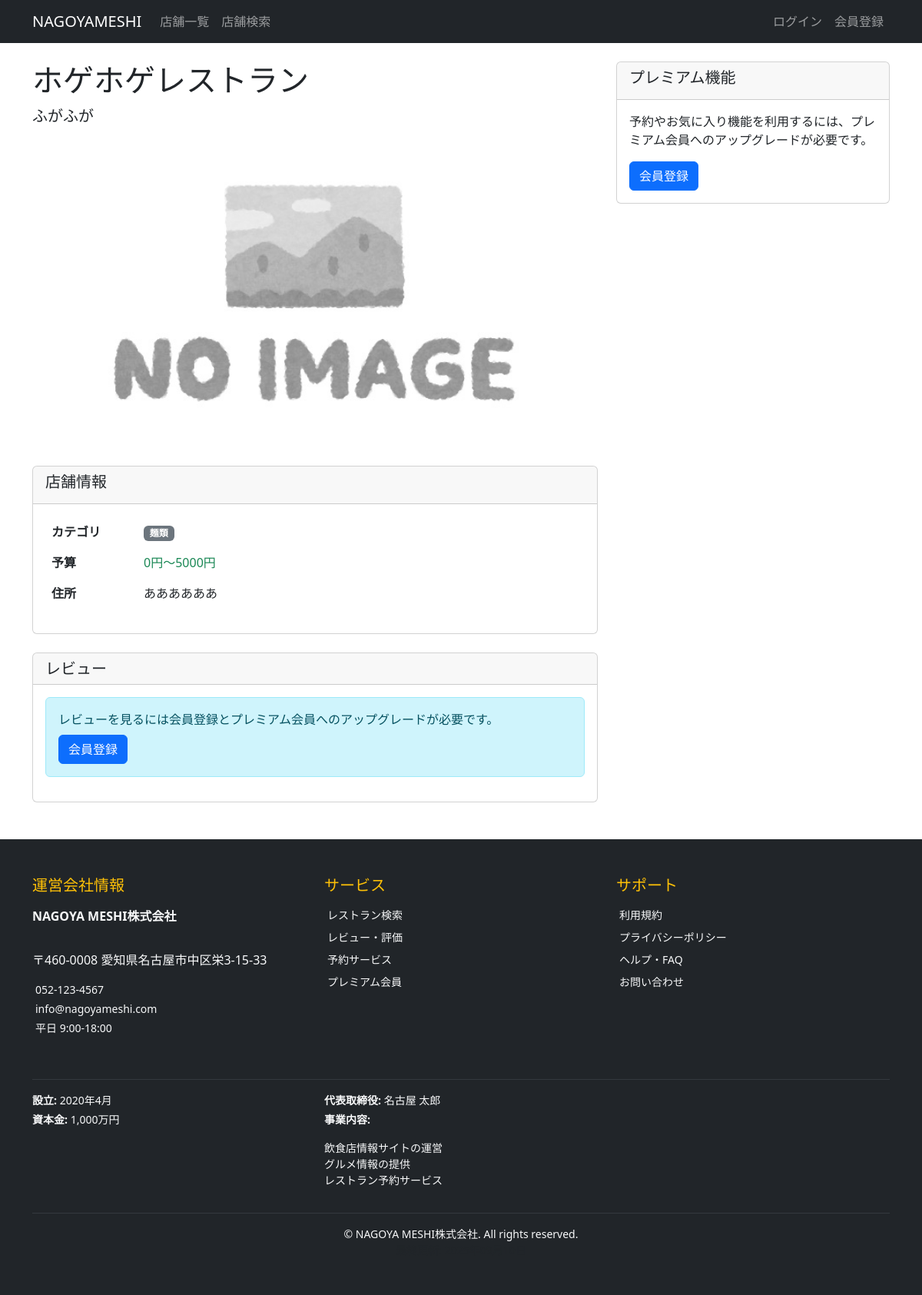
The app's page /2/, older data.
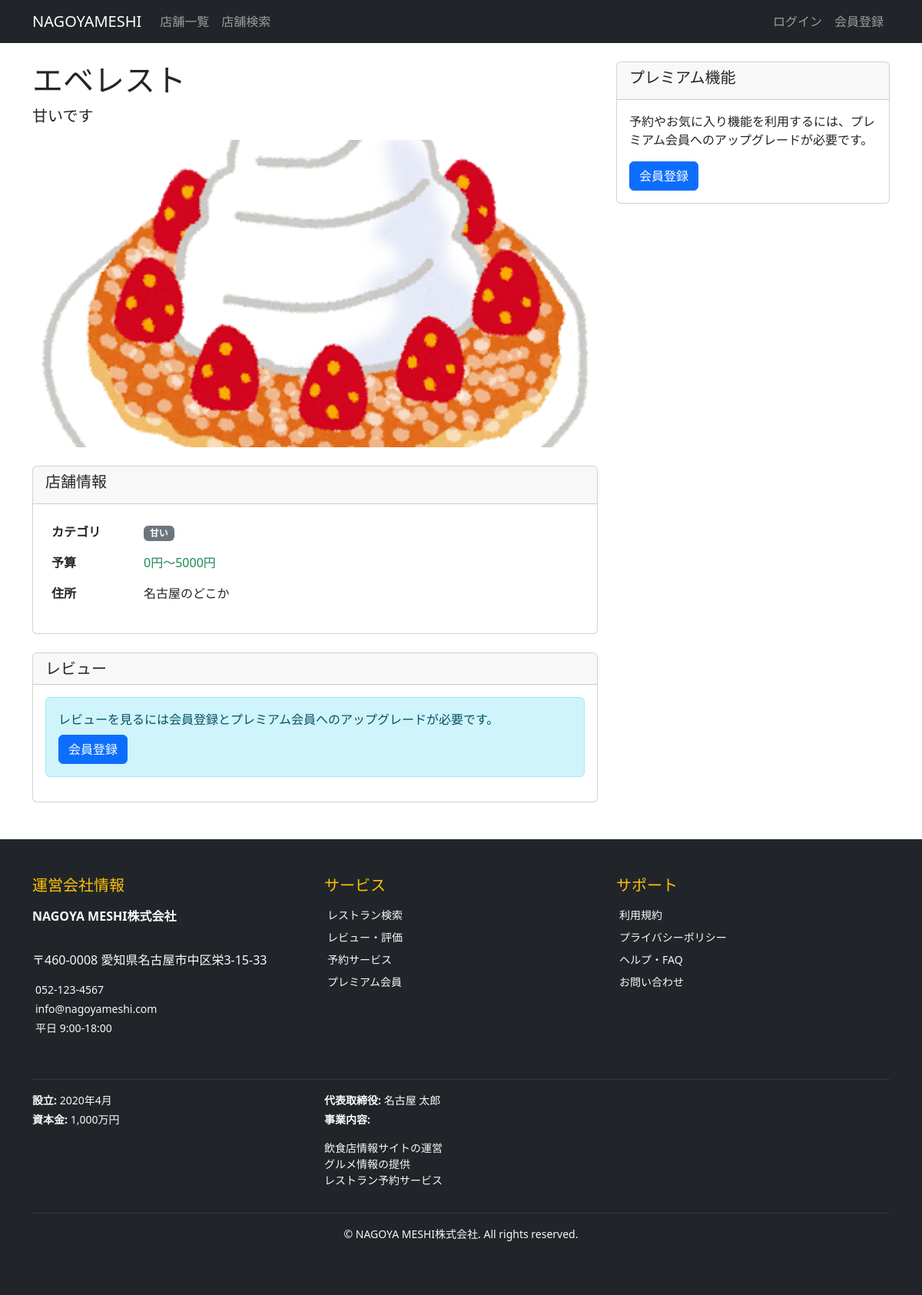
The same page, newer data.
### restaurants/models.py (models this page shows, shortened)
class Restaurant(models.Model):
    name = models.CharField('店舗名', max_length=100)
    description = models.TextField('説明', blank=True)
    category = models.ForeignKey(Category, verbose_name='カテゴリ', on_delete=models.PROTECT)
    postal_code = models.CharField('郵便番号', max_length=8, blank=True)
    address = models.TextField('住所')
    phone_number = models.CharField('電話番号', max_length=15, blank=True)
    opening_hours = models.CharField('営業時間', max_length=100, blank=True)
    closed_days = models.CharField('定休日', max_length=100, blank=True)
    budget_min = models.PositiveIntegerField(
        '予算下限',
        validators=[MinValueValidator(0)],
        default=0,
        help_text='最低予算（円）'
    )
    budget_max = models.PositiveIntegerField(
        '予算上限',
        validators=[MinValueValidator(0)],
        default=5000,
        help_text='最高予算（円）'
    )
    image = models.ImageField('メイン画像', upload_to='restaurants/', blank=True, null=True)
    is_active = models.BooleanField('公開中', default=True)
    created_at = models.DateTimeField('作成日時', auto_now_add=True)
    updated_at = models.DateTimeField('更新日時', auto_now=True)
    class Meta:
        verbose_name = '店舗'
        verbose_name_plural = '店舗'
        ordering = ['-created_at']

### categories/models.py (models this page shows, shortened)
class Category(models.Model):
    name = models.CharField('カテゴリ名', max_length=50, unique=True)
    description = models.TextField('説明', blank=True)
    created_at = models.DateTimeField('作成日時', auto_now_add=True)
    updated_at = models.DateTimeField('更新日時', auto_now=True)
    class Meta:
        verbose_name = 'カテゴリ'
        verbose_name_plural = 'カテゴリ'
        ordering = ['name']

### restaurants/views.py (the view, shortened to what this page needs)
# urls.py: path('<int:restaurant_id>/', views.detail, name='detail'),
def detail(request, restaurant_id):
    restaurant = get_object_or_404(
        Restaurant.objects.select_related('category').filter(is_active=True),
        id=restaurant_id
    )
    reviews = None
    user_review = None
    user_favorite = False
    if request.user.is_authenticated and getattr(request.user, 'is_premium', False):
        user_favorite = Favorite.objects.filter(user=request.user, restaurant=restaurant).exists()
    context = {
        'restaurant': restaurant,
        'reviews': reviews,
        'user_review': user_review,
        'user_favorite': user_favorite,
    }
    return render(request, 'restaurants/detail.html', context)

### admin_panel/context_processors.py (called while the page is built)
def company_info(request):
    return {
        'company_info': CompanyInfo.get_instance()
    }

### admin_panel/models.py (called while the page is built)
    @classmethod
    def get_instance(cls):
        obj, created = cls.objects.get_or_create(pk=1)
        return obj

### restaurants/templates/restaurants/detail.html (shortened to what the changed rows need)
{% extends 'base.html' %}
{% load static %}
{% block content %}
<div class="row">
    <div class="col-md-8">
        <h1>{{ restaurant.name }}</h1>
        <p class="lead">{{ restaurant.description }}</p>
        <div class="mb-4">
            {% if restaurant.image %}
            <img src="{{ restaurant.image.url }}" alt="{{ restaurant.name }}" class="img-fluid rounded" style="max-height: 400px; width: 100%; object-fit: cover;">
            {% else %}
            <img src="{% static 'images/no_image_yoko.jpg' %}" alt="No Image" class="img-fluid rounded" style="max-height: 400px; width: 100%; object-fit: cover;">
            {% endif %}
        </div>
        <div class="card mb-4">
            <div class="card-header">
            </div>
            <div class="card-body">
                <table class="table table-borderless">
                    <tr>
                        <th width="120">カテゴリ</th>
                        <td><span class="badge bg-secondary">{{ restaurant.category.name }}</span></td>
                    </tr>
                    {% if restaurant.budget_min or restaurant.budget_max %}
                    <tr>
                        <th>予算</th>
                        <td>
                            <span class="text-success">
                                {{ restaurant.budget_min|default:0 }}円〜{{ restaurant.budget_max|default:5000 }}円
                            </span>
                        </td>
                    </tr>
                    {% endif %}
                    <tr>
                        <th>住所</th>
                        <td>{{ restaurant.address }}</td>
                    </tr>
                </table>
            </div>
        </div>
        <div class="card">
            <div class="card-header d-flex justify-content-between align-items-center">
            </div>
            <div class="card-body">
            </div>
        </div>
    </div>
</div>
{% endblock %}

Row changes from the older to the newer data that the page shows:
changed Restaurant: name "ホゲホゲレストラン" → "エベレスト"; description "ふがふが" → "甘いです"; image: picture added; category.name "麺類" → "甘い"; address "ああああああ" → "名古屋のどこか"
